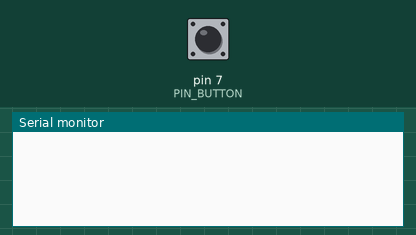
The sketch below on a simulated Arduino Uno, built with avr-gcc and run on an emulated ATmega328P. Parts: the last lines printed to the serial monitor. Inputs (shaded band) come from the test bench; at power-on: pin 7 (PIN_BUTTON) LOW.

Above: at 1.3 s.
1.4 s: pin 7 (PIN_BUTTON) pulled HIGH for 0.3 s
At 2.5 s:
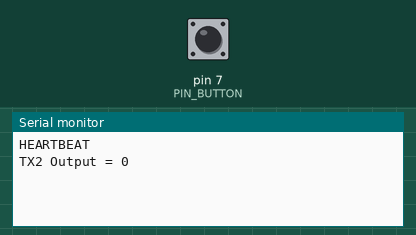
3.2 s: pin 7 (PIN_BUTTON) pulled HIGH for 1 s
At 4.5 s:
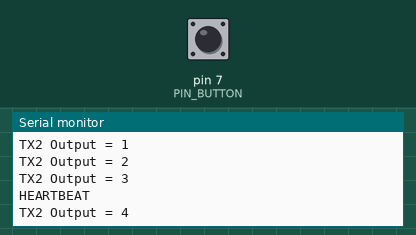
5.7 s: pin 7 (PIN_BUTTON) pulled HIGH for 0.3 s
At 7.2 s:
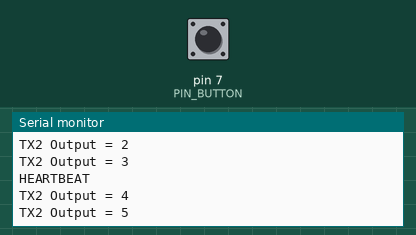
Timing chart, 0 to 8.7 s (numbered marks = the images above; inputs shaded):
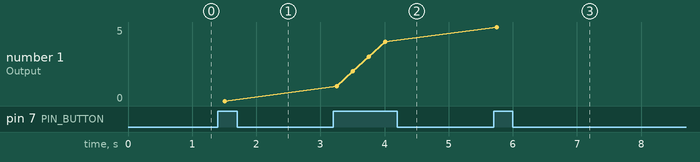

The sketch:

TX2_Emulator.ino
```cpp
#define PIN_BUTTON 7

#define SIGNAL_HEARTBEAT "HEARTBEAT"

int count = 0;

int heartbeatCount = 4;

void setup()
{
  pinMode(PIN_BUTTON, INPUT);
  Serial.begin(9600);
}

void loop()
{
  if(digitalRead(PIN_BUTTON) == HIGH)
  {
    if(heartbeatCount == 4)
    {
      Serial.println(SIGNAL_HEARTBEAT);
      heartbeatCount = 0;
    }
    heartbeatCount++;

    char message[25];
    sprintf(message, "TX2 Output = %d", count);
    Serial.println(message);

    count++;
  }

  delay(250);
}
```

Measured:
- after the input at 1.4 s, the serial monitor: prints a new line after 0.10 s (image 1)
- after the input at 3.2 s, the serial monitor: prints a new line after 0.05 s (image 2)
- after the input at 5.7 s, the serial monitor: prints a new line after 0.05 s (image 3)
- plotted number 1: 0 → 4 after the input at 3.2 s, 4 → 5 after the input at 5.7 s
